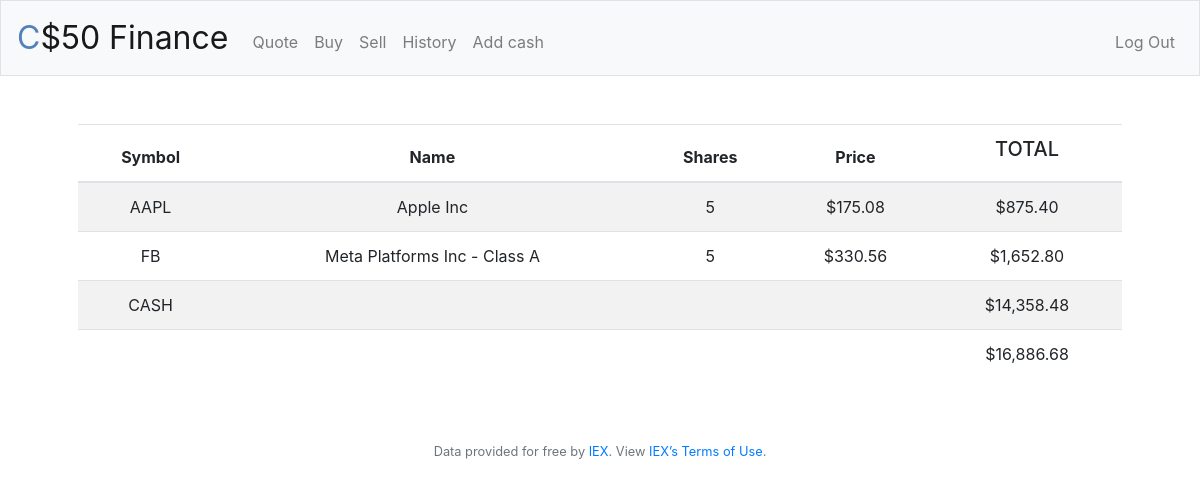
The page / (signed in) on the database its author committed.
### tables this page shows
CREATE TABLE 'transactions' ( id INTEGER PRIMARY KEY AUTOINCREMENT, user_id INTEGER NOT NULL, name TEXT NOT NULL, shares INTEGER NOT NULL, price NUMERIC NOT NULL, type TEXT NOT NULL, symbol TEXT NOT NULL, time TIMESTAMP DEFAULT CURRENT_TIMESTAMP, FOREIGN KEY(user_id) REFERENCES users(id) );

CREATE TABLE users (id INTEGER, username TEXT NOT NULL, hash TEXT NOT NULL, cash NUMERIC NOT NULL DEFAULT 10000.00, PRIMARY KEY(id));

### application.py (the view)
@app.route("/")
@login_required
def index():
    user = session["user_id"]
    stock = db.execute("SELECT symbol, name, price, SUM(shares) as finals FROM transactions WHERE user_id = ? GROUP BY symbol", user)
    cash = db.execute("SELECT cash FROM users WHERE id = ?", user)[0]["cash"]
    final = cash
    for i in stock:
        final += i["price"] * i["finals"]
    return render_template("index.html", stock=stock, cash=cash, usd=usd, final=final)

### application.py (called while the page is built)
@app.after_request
def after_request(response):
    response.headers["Cache-Control"] = "no-cache, no-store, must-revalidate"
    response.headers["Expires"] = 0
    response.headers["Pragma"] = "no-cache"
    return response

### helpers.py (called while the page is built)
def login_required(f):
    @wraps(f)
    def decorated_function(*args, **kwargs):
        if session.get("user_id") is None:
            return redirect("/login")
        return f(*args, **kwargs)
    return decorated_function

def usd(value):
    return f"${value:,.2f}"

### templates/index.html (shortened to what this page needs)
{% extends "layout.html" %}
{% block main %}
    <table class="table table-striped">
        <thead>
            <tr>
                <th>
                    Symbol
                </th>
                <th>
                    Name
                </th>
                <th>
                    Shares
                </th>
                <th>
                    Price
                </th>
                <th>
                    <h5>TOTAL</h5>
                </th>
            </tr>
        </thead>
        <tbody>
            {% for i in stock %}
            <tr>
                <td> {{ i["symbol"] }} </td>
                <td> {{ i["name"] }} </td>
                <td> {{ i["finals"] }} </td>
                <td> {{ usd(i["price"]) }} </td>
                <td> {{ usd(i["finals"] * i["price"]) }} </td>
            </tr>
            {% endfor %}
            <tr>
                <td>CASH</td>
                <td colspan=3></td>
                <td> {{ usd(cash) }} </td>
            </tr>
        </tbody>
        <tfoot>
            <td colspan=4></td>
            <td> {{ usd(final) }} </td>
        </tfoot>
    </table>
{% endblock %}

### rows shown on the page
transactions: symbol "FB", name "Meta Platforms Inc - Class A", finals "5", price "$330.56", finals "$1,652.80"
users: cash "$14,358.48"

### other values the page prints
{{ i["symbol"] }} "AAPL"
{{ i["name"] }} "Apple Inc"
{{ i["finals"] }} "5"
{{ usd(i["price"]) }} "$175.08"
{{ usd(i["finals"] * i["price"]) }} "$875.40"
{{ usd(final) }} "$16,886.68"
